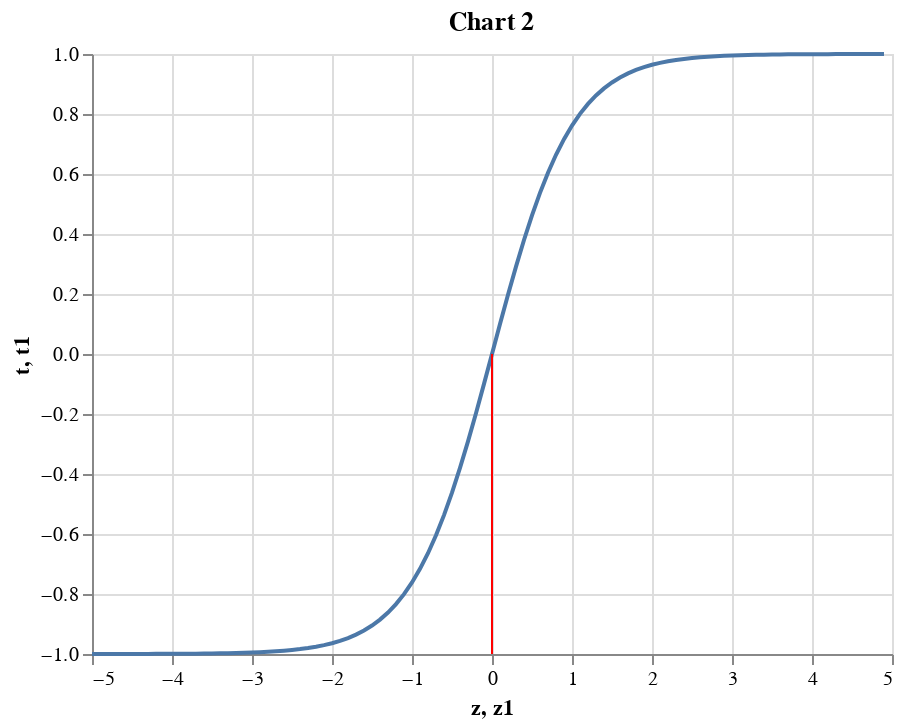

Notebook code cell kept with this figure:
### Markdown cell above
In practice, the scaling factor can be omitted with no relevant side effects, as it's done today. 

The shape of the scaled tanh function is similar to the sigmoid but the tanh can take negative values and the threshold point is at $0,0$:

### Code cell
z = np.arange(-5.0,5.0, 0.1)
t = np.tanh(z)
df = pd.DataFrame({"t":t, "z":z})
df["z1"] = 0
df["t1"] = -1
tanh = alt.Chart(df).mark_line().encode(x="z", y="t")
threshold = alt.Chart(df).mark_rule(color="red").encode(x="z1", y="t1")
(tanh + threshold).properties(title='Chart 2')

### Figure 1 — Vega-Lite specification as saved in the notebook (floating-point values rounded to 4 significant figures)
{"config": {"view": {"continuousWidth": 400, "continuousHeight": 300}}, "layer": [{"mark": "line", "encoding": {"x": {"type": "quantitative", "field": "z"}, "y": {"type": "quantitative", "field": "t"}}}, {"mark": {"type": "rule", "color": "red"}, "encoding": {"x": {"type": "quantitative", "field": "z1"}, "y": {"type": "quantitative", "field": "t1"}}}], "data": {"name": "data-26785d68b27a022afca9cca44793e3af"}, "title": "Chart 2", "$schema": "https://vega.github.io/schema/vega-lite/v4.0.2.json", "datasets": {"data-26785d68b27a022afca9cca44793e3af": [{"t": -0.9999, "z": -5.0, "z1": 0, "t1": -1}, {"t": -0.9999, "z": -4.9, "z1": 0, "t1": -1}, {"t": -0.9999, "z": -4.8, "z1": 0, "t1": -1}, {"t": -0.9998, "z": -4.7, "z1": 0, "t1": -1}, {"t": -0.9998, "z": -4.6, "z1": 0, "t1": -1}, {"t": -0.9998, "z": -4.5, "z1": 0, "t1": -1}, {"t": -0.9997, "z": -4.4, "z1": 0, "t1": -1}, {"t": -0.9996, "z": -4.3, "z1": 0, "t1": -1}, {"t": -0.9996, "z": -4.2, "z1": 0, "t1": -1}, {"t": -0.9995, "z": -4.1, "z1": 0, "t1": -1}, {"t": -0.9993, "z": -4.0, "z1": 0, "t1": -1}, {"t": -0.9992, "z": -3.9, "z1": 0, "t1": -1}, {"t": -0.999, "z": -3.8, "z1": 0, "t1": -1}, {"t": -0.9988, "z": -3.7, "z1": 0, "t1": -1}, {"t": -0.9985, "z": -3.6, "z1": 0, "t1": -1}, {"t": -0.9982, "z": -3.5, "z1": 0, "t1": -1}, {"t": -0.9978, "z": -3.4, "z1": 0, "t1": -1}, {"t": -0.9973, "z": -3.3, "z1": 0, "t1": -1}, {"t": -0.9967, "z": -3.2, "z1": 0, "t1": -1}, {"t": -0.9959, "z": -3.1, "z1": 0, "t1": -1}, {"t": -0.9951, "z": -3.0, "z1": 0, "t1": -1}, {"t": -0.994, "z": -2.9, "z1": 0, "t1": -1}, {"t": -0.9926, "z": -2.8, "z1": 0, "t1": -1}, {"t": -0.991, "z": -2.7, "z1": 0, "t1": -1}, {"t": -0.989, "z": -2.6, "z1": 0, "t1": -1}, {"t": -0.9866, "z": -2.5, "z1": 0, "t1": -1}, {"t": -0.9837, "z": -2.4, "z1": 0, "t1": -1}, {"t": -0.9801, "z": -2.3, "z1": 0, "t1": -1}, {"t": -0.9757, "z": -2.2, "z1": 0, "t1": -1}, {"t": -0.9705, "z": -2.1, "z1": 0, "t1": -1}, {"t": -0.964, "z": -2.0, "z1": 0, "t1": -1}, {"t": -0.9562, "z": -1.9, "z1": 0, "t1": -1}, {"t": -0.9468, "z": -1.8, "z1": 0, "t1": -1}, {"t": -0.9354, "z": -1.7, "z1": 0, "t1": -1}, {"t": -0.9217, "z": -1.6, "z1": 0, "t1": -1}, {"t": -0.9051, "z": -1.5, "z1": 0, "t1": -1}, {"t": -0.8854, "z": -1.4, "z1": 0, "t1": -1}, {"t": -0.8617, "z": -1.3, "z1": 0, "t1": -1}, {"t": -0.8337, "z": -1.2, "z1": 0, "t1": -1}, {"t": -0.8005, "z": -1.1, "z1": 0, "t1": -1}, {"t": -0.7616, "z": -1.0, "z1": 0, "t1": -1}, {"t": -0.7163, "z": -0.9, "z1": 0, "t1": -1}, {"t": -0.664, "z": -0.8, "z1": 0, "t1": -1}, {"t": -0.6044, "z": -0.7, "z1": 0, "t1": -1}, {"t": -0.537, "z": -0.6, "z1": 0, "t1": -1}, {"t": -0.4621, "z": -0.5, "z1": 0, "t1": -1}, {"t": -0.3799, "z": -0.4, "z1": 0, "t1": -1}, {"t": -0.2913, "z": -0.3, "z1": 0, "t1": -1}, {"t": -0.1974, "z": -0.2, "z1": 0, "t1": -1}, {"t": -0.09967, "z": -0.1, "z1": 0, "t1": -1}, {"t": -1.776e-14, "z": -1.776e-14, "z1": 0, "t1": -1}, {"t": 0.09967, "z": 0.1, "z1": 0, "t1": -1}, {"t": 0.1974, "z": 0.2, "z1": 0, "t1": -1}, {"t": 0.2913, "z": 0.3, "z1": 0, "t1": -1}, {"t": 0.3799, "z": 0.4, "z1": 0, "t1": -1}, {"t": 0.4621, "z": 0.5, "z1": 0, "t1": -1}, {"t": 0.537, "z": 0.6, "z1": 0, "t1": -1}, {"t": 0.6044, "z": 0.7, "z1": 0, "t1": -1}, {"t": 0.664, "z": 0.8, "z1": 0, "t1": -1}, {"t": 0.7163, "z": 0.9, "z1": 0, "t1": -1}, {"t": 0.7616, "z": 1.0, "z1": 0, "t1": -1}, {"t": 0.8005, "z": 1.1, "z1": 0, "t1": -1}, {"t": 0.8337, "z": 1.2, "z1": 0, "t1": -1}, {"t": 0.8617, "z": 1.3, "z1": 0, "t1": -1}, {"t": 0.8854, "z": 1.4, "z1": 0, "t1": -1}, {"t": 0.9051, "z": 1.5, "z1": 0, "t1": -1}, {"t": 0.9217, "z": 1.6, "z1": 0, "t1": -1}, {"t": 0.9354, "z": 1.7, "z1": 0, "t1": -1}, {"t": 0.9468, "z": 1.8, "z1": 0, "t1": -1}, {"t": 0.9562, "z": 1.9, "z1": 0, "t1": -1}, {"t": 0.964, "z": 2.0, "z1": 0, "t1": -1}, {"t": 0.9705, "z": 2.1, "z1": 0, "t1": -1}, {"t": 0.9757, "z": 2.2, "z1": 0, "t1": -1}, {"t": 0.9801, "z": 2.3, "z1": 0, "t1": -1}, {"t": 0.9837, "z": 2.4, "z1": 0, "t1": -1}, {"t": 0.9866, "z": 2.5, "z1": 0, "t1": -1}, {"t": 0.989, "z": 2.6, "z1": 0, "t1": -1}, {"t": 0.991, "z": 2.7, "z1": 0, "t1": -1}, {"t": 0.9926, "z": 2.8, "z1": 0, "t1": -1}, {"t": 0.994, "z": 2.9, "z1": 0, "t1": -1}, {"t": 0.9951, "z": 3.0, "z1": 0, "t1": -1}, {"t": 0.9959, "z": 3.1, "z1": 0, "t1": -1}, {"t": 0.9967, "z": 3.2, "z1": 0, "t1": -1}, {"t": 0.9973, "z": 3.3, "z1": 0, "t1": -1}, {"t": 0.9978, "z": 3.4, "z1": 0, "t1": -1}, {"t": 0.9982, "z": 3.5, "z1": 0, "t1": -1}, {"t": 0.9985, "z": 3.6, "z1": 0, "t1": -1}, {"t": 0.9988, "z": 3.7, "z1": 0, "t1": -1}, {"t": 0.999, "z": 3.8, "z1": 0, "t1": -1}, {"t": 0.9992, "z": 3.9, "z1": 0, "t1": -1}, {"t": 0.9993, "z": 4.0, "z1": 0, "t1": -1}, {"t": 0.9995, "z": 4.1, "z1": 0, "t1": -1}, {"t": 0.9996, "z": 4.2, "z1": 0, "t1": -1}, {"t": 0.9996, "z": 4.3, "z1": 0, "t1": -1}, {"t": 0.9997, "z": 4.4, "z1": 0, "t1": -1}, {"t": 0.9998, "z": 4.5, "z1": 0, "t1": -1}, {"t": 0.9998, "z": 4.6, "z1": 0, "t1": -1}, {"t": 0.9998, "z": 4.7, "z1": 0, "t1": -1}, {"t": 0.9999, "z": 4.8, "z1": 0, "t1": -1}, {"t": 0.9999, "z": 4.9, "z1": 0, "t1": -1}]}}
